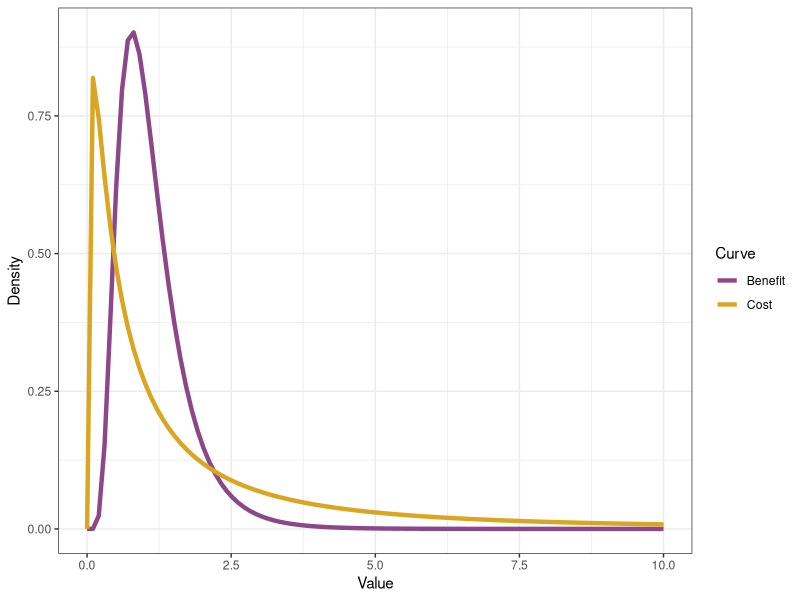
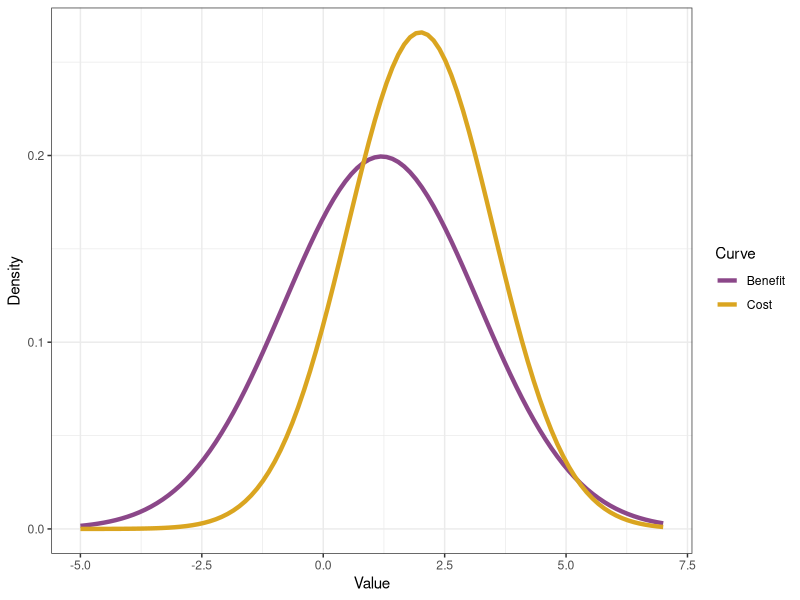
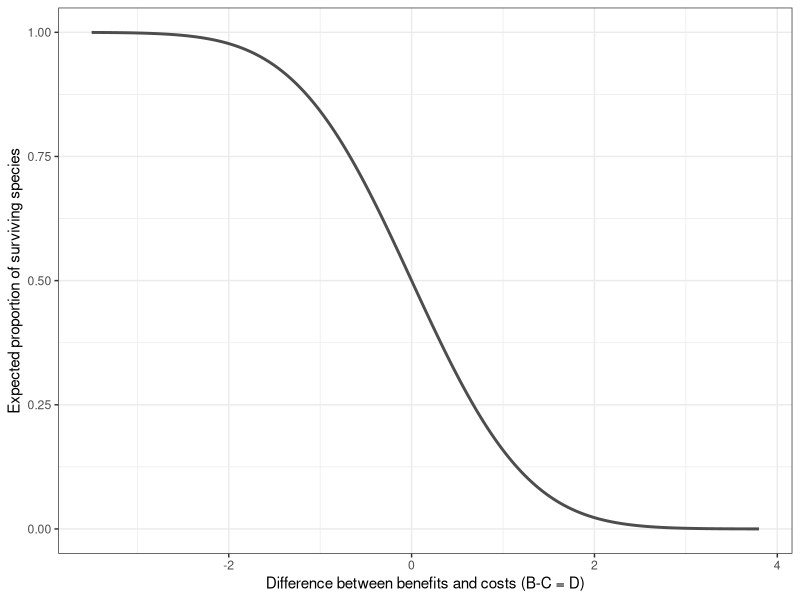

Recreate these plots in R, in order.
## ---- chunk 1
knitr::opts_chunk$set(echo = TRUE)
library(ggplot2)
library(tidyverse)
## ---- chunk 2
# Plotting the lognormal curve  
# Sequence of x values
x <- seq(0, 10, length.out = 100)
  
# Values for each curve
dbenefit <- dlnorm(x, mean = 0, sd = 0.5)
dcost <- dlnorm(x, mean = 0, sd = 1.5)

# Create a data frame
toplot<- data.frame(x = rep(x, 2),
                    y = c(dbenefit, dcost),
                    group = factor(rep(c("Benefit", "Cost"), each = length(x))))

# Plot the curves
ggplot(toplot, aes(x = x, y = y, color = group)) +
  geom_line(lwd =1.5) +
  scale_color_manual(values = c("Benefit" = "orchid4", "Cost" = "goldenrod")) +
  labs(x = "Value",
       y = "Density",
       color = "Curve") +
  theme_bw()  

## ---- chunk 3
# Define the means and standard deviations for costs and benefits
mean_benefit <- 1.2
sd_benefit <- 2
mean_cost <- 2
sd_cost <- 1.5

# Sequence of x values
x <- seq(-5, 7, length.out = 100)

# Values for each curve
dbenefit <- dnorm(x, mean = mean_benefit, sd = sd_benefit)
dcost <- dnorm(x, mean = mean_cost, sd = sd_cost)

# Create a data frame
toplot<- data.frame(x = rep(x, 2),
                  y = c(dbenefit, dcost),
                  group = factor(rep(c("Benefit", "Cost"), each = length(x))))

# Plot the curves
ggplot(toplot, aes(x = x, y = y, color = group)) +
  geom_line(lwd =1.5) +
  scale_color_manual(values = c("Benefit" = "orchid4", "Cost" = "goldenrod")) +
  labs(x = "Value",
       y = "Density",
       color = "Curve") +
  theme_bw()
## ---- chunk 4
# Creating the data with values for the difference and estimating prob of persistence
diff_probs <- tibble(diff_values = seq(-3.5,3.8, by = 0.01))
diff_probs <- diff_probs %>% mutate(probs = pnorm(0, mean=diff_values))

ggplot(diff_probs, aes(x = diff_values, y=probs)) +
  geom_line(lwd =1, color = "gray30") +
  labs(x = "Difference between benefits and costs (B-C = D)",
       y = "Expected proportion of surviving species") +
  theme_bw()
